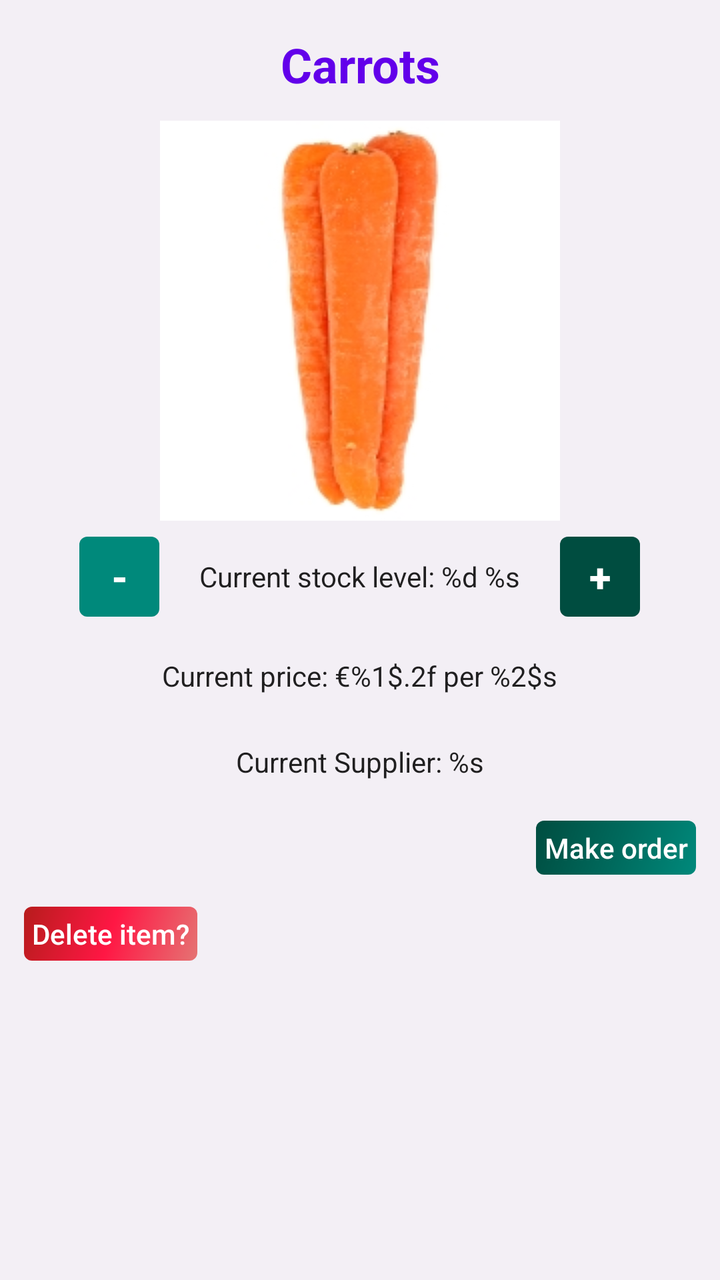
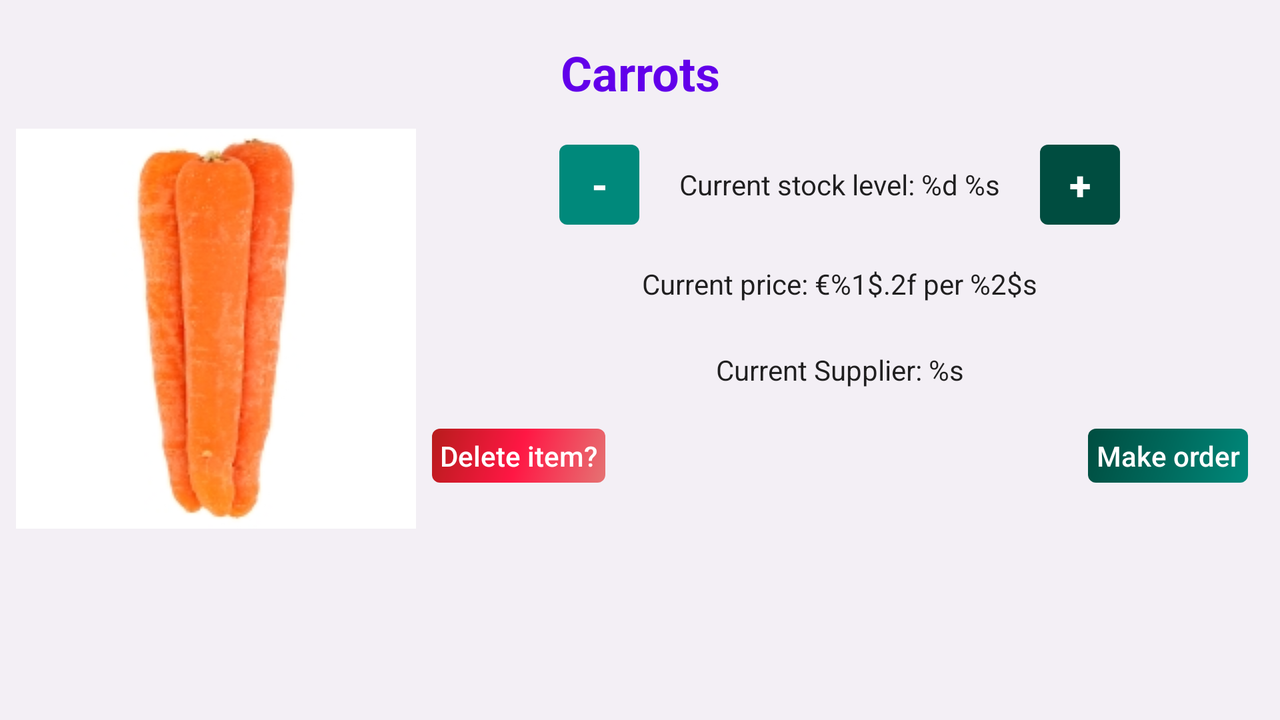

One screen, two layout resources from the same app: the default and the repository's alternative for another configuration. Each is rendered where Android would select it; the XML of both is given below.
<!-- AndroidManifest.xml: application theme AppTheme -->
<!-- res/layout/activity_product_details.xml -->
<?xml version="1.0" encoding="utf-8"?>
<ScrollView
    android:layout_width="match_parent"
    android:layout_height="match_parent"
    android:fillViewport="true"
    xmlns:tools="http://schemas.android.com/tools"
    xmlns:android="http://schemas.android.com/apk/res/android">

    <RelativeLayout
        xmlns:android="http://schemas.android.com/apk/res/android"
        xmlns:tools="http://schemas.android.com/tools"
        android:gravity="center_horizontal"
        android:padding="@dimen/list_item_view_padding"
        android:layout_width="match_parent"
        android:layout_height="wrap_content">

        <TextView
            android:id="@+id/product_name"
            style="@style/DetailHeaderStyle"
            tools:text="@string/placeholder_product_name"
            android:layout_alignParentTop="true"/>

        <ImageView
            android:id="@+id/product_image"
            android:contentDescription="@string/content_desc_product_img"
            android:layout_width="@dimen/detail_image_width_height"
            android:layout_height="@dimen/detail_image_width_height"
            tools:src="@drawable/carrots"
            android:layout_below="@id/product_name"
            android:layout_centerHorizontal="true"/>

        <TextView
            android:id="@+id/product_price"
            tools:text="@string/product_price"
            style="@style/DetailViewStyle"
            android:layout_centerHorizontal="true"
            android:layout_below="@+id/product_quantity_layout"/>

        <TextView
            android:id="@+id/product_supplier"
            tools:text="@string/product_supplier"
            style="@style/DetailViewStyle"
            android:layout_centerHorizontal="true"
            android:layout_below="@id/product_price"/>

        <TextView
            android:id="@+id/product_order_more"
            android:text="@string/order_product"
            style="@style/DetailsButtonStyle"
            android:layout_below="@id/product_supplier"
            android:layout_alignParentEnd="true"/>

        <LinearLayout
            android:id="@+id/product_quantity_layout"
            android:layout_below="@id/product_image"
            android:layout_alignParentEnd="true"
            android:layout_width="match_parent"
            android:layout_height="wrap_content"
            android:orientation="horizontal"
            android:gravity="center">

            <TextView
                android:id="@+id/product_decrease"
                style="@style/DetailsButtonStyle"
                android:background="@drawable/minus_button_background"
                android:textSize="20sp"
                android:textStyle="bold"
                android:layout_marginEnd="0dp"
                android:layout_marginStart="0dp"
                android:text="@string/product_decrease"/>

            <TextView
                android:id="@+id/product_quantity"
                tools:text="@string/product_quantity"
                style="@style/DetailViewStyle"/>

            <TextView
                android:id="@+id/product_increase"
                style="@style/DetailsButtonStyle"
                android:background="@drawable/plus_button_background"
                android:textSize="20sp"
                android:textStyle="bold"
                android:layout_marginEnd="0dp"
                android:layout_marginStart="0dp"
                android:text="@string/product_increase"/>
        </LinearLayout>

        <TextView
            android:id="@+id/delete_product"
            style="@style/DetailsButtonStyle"
            android:layout_width="wrap_content"
            android:layout_height="wrap_content"
            android:layout_below="@id/product_order_more"
            android:background="@drawable/button_delete_background"
            android:text="@string/product_delete"/>

    </RelativeLayout>
</ScrollView>
<!-- resources referenced by this layout -->
<resources>
  <dimen name="detail_image_width_height">200dp</dimen>
  <dimen name="list_item_view_padding">4dp</dimen>
  <!-- drawable minus_button_background (drawable) -->
  <?xml version="1.0" encoding="utf-8"?>
  <shape xmlns:android="http://schemas.android.com/apk/res/android"
         android:shape="rectangle">
      <corners
          android:radius="12px"
          android:topLeftRadius="12px"/>
      <size
          android:height="40dp"
          android:width="40dp"/>
      <solid android:color="@color/button_start_color"/>
  
  </shape>
  <!-- drawable plus_button_background (drawable) -->
  <?xml version="1.0" encoding="utf-8"?>
  <shape xmlns:android="http://schemas.android.com/apk/res/android"
         android:shape="rectangle">
      <corners android:radius="12px"/>
      <size
          android:height="40dp"
          android:width="40dp"/>
      <solid android:color="@color/button_end_color"/>
  
  
  </shape>
  <string name="content_desc_product_img">Product Image</string>
  <string name="order_product">Make order</string>
  <string name="placeholder_product_name">Carrots</string>
  <string name="product_decrease">-</string>
  <string name="product_delete">Delete item?</string>
  <string name="product_increase">+</string>
  <string name="product_price">
          Current price: €<xliff:g name="price" example="5.50">%1$.2f</xliff:g> per
          <xliff:g name="quantity_unit" example="kg">%2$s</xliff:g></string>
  <string name="product_quantity">
          Current stock level: <xliff:g name="quantity" example="150">%d</xliff:g>
          <xliff:g name="quantity_unit" example="kg">%s</xliff:g></string>
  <string name="product_supplier">
          Current Supplier: <xliff:g name="supplier" example="Ace Meats Ltd.">%s</xliff:g></string>
  <style name="DetailViewStyle">
          <item name="android:layout_width">wrap_content</item>
          <item name="android:layout_height">wrap_content</item>
          <item name="android:textAppearance">@android:style/TextAppearance.Material.Body1</item>
          <item name="android:padding">@dimen/detail_item_view_padding</item>
      </style>
  <style name="DetailsButtonStyle" parent="ListItemButtonStyle">
      </style>
  <style name="AppTheme" parent="Theme.AppCompat.Light.DarkActionBar">
          
          <item name="colorPrimary">@color/colorPrimary</item>
          <item name="colorPrimaryDark">@color/colorPrimaryDark</item>
          <item name="colorAccent">@color/colorAccent</item>
          <item name="android:colorBackground">@color/colorBackground</item>
          <item name="android:textAppearance">@style/StandardFontStyle</item>
      </style>
  <color name="button_delete_centre_color">#FF1744</color>
  <color name="button_delete_end_color">#B71C1C</color>
  <color name="button_delete_start_color">#E57373</color>
  <color name="button_start_color">#00897B</color>
  <color name="button_end_color">#004D40</color>
  <color name="list_item_header_text_color">#6200EA</color>
  <dimen name="detail_item_view_padding">12dp</dimen>
  <color name="colorPrimary">#163841</color>
  <color name="colorPrimaryDark">#1e2a59</color>
  <color name="colorAccent">#7d97d4</color>
  <color name="colorBackground">#F3EFF5</color>
  <style name="StandardFontStyle" parent="@android:style/TextAppearance.Medium">
          <item name="android:fontFamily">sans-serif</item>
          <item name="android:textColor">@color/base_font_color</item>
      </style>
  <color name="button_text_color">#FFFFFF</color>
  <dimen name="button_padding">4dp</dimen>
  <dimen name="list_item_view_drawable_padding">4dp</dimen>
  <dimen name="button_margin">8dp</dimen>
  <color name="base_font_color">#000000</color>
  <color name="button_centre_color">#00695C</color>
  <!-- some entries are left out for length -->
</resources>
<!-- res/layout-land/activity_product_details.xml (the repository's variant of the layout above) -->
<!-- drawn on the phone turned sideways -->
<?xml version="1.0" encoding="utf-8"?>
<ScrollView
    android:layout_width="match_parent"
    android:layout_height="match_parent"
    android:fillViewport="true"
    xmlns:tools="http://schemas.android.com/tools"
    xmlns:android="http://schemas.android.com/apk/res/android">

    <RelativeLayout
        xmlns:android="http://schemas.android.com/apk/res/android"
        xmlns:tools="http://schemas.android.com/tools"
        android:padding="@dimen/list_item_padding"
        android:layout_width="match_parent"
        android:layout_height="wrap_content">

        <TextView
            android:id="@+id/product_name"
            style="@style/DetailHeaderStyle"
            tools:text="@string/placeholder_product_name"
            android:layout_alignParentTop="true"
            android:layout_alignParentStart="true"
            android:gravity="start"/>

        <ImageView
            android:id="@+id/product_image"
            android:contentDescription="@string/content_desc_product_img"
            android:layout_width="@dimen/detail_image_width_height"
            android:layout_height="@dimen/detail_image_width_height"
            tools:src="@drawable/carrots"
            android:layout_below="@id/product_name"/>

        <RelativeLayout
            android:layout_width="wrap_content"
            android:layout_height="wrap_content"
            android:layout_toEndOf="@id/product_image"
            android:gravity="center_horizontal"
            android:layout_below="@id/product_name">

            <TextView
                android:id="@+id/product_price"
                tools:text="@string/product_price"
                style="@style/DetailViewStyle"
                android:layout_centerHorizontal="true"
                android:layout_below="@+id/product_quantity_layout"/>

            <TextView
                android:id="@+id/product_supplier"
                tools:text="@string/product_supplier"
                style="@style/DetailViewStyle"
                android:layout_centerHorizontal="true"
                android:layout_below="@id/product_price"/>

            <TextView
                android:id="@+id/product_order_more"
                android:text="@string/order_product"
                style="@style/DetailsButtonStyle"
                android:layout_below="@id/product_supplier"
                android:layout_alignParentEnd="true"/>

            <LinearLayout
                android:id="@+id/product_quantity_layout"
                android:layout_centerHorizontal="true"
                android:layout_width="wrap_content"
                android:layout_height="wrap_content"
                android:orientation="horizontal"
                android:gravity="center">

                <TextView
                    android:id="@+id/product_decrease"
                    style="@style/DetailsButtonStyle"
                    android:background="@drawable/minus_button_background"
                    android:textSize="20sp"
                    android:textStyle="bold"
                    android:layout_marginEnd="0dp"
                    android:layout_marginStart="0dp"
                    android:text="@string/product_decrease"/>

                <TextView
                    android:id="@+id/product_quantity"
                    tools:text="@string/product_quantity"
                    style="@style/DetailViewStyle"/>

                <TextView
                    android:id="@+id/product_increase"
                    style="@style/DetailsButtonStyle"
                    android:background="@drawable/plus_button_background"
                    android:textSize="20sp"
                    android:textStyle="bold"
                    android:layout_marginEnd="0dp"
                    android:layout_marginStart="0dp"
                    android:text="@string/product_increase"/>
            </LinearLayout>

            <TextView
                android:id="@+id/delete_product"
                style="@style/DetailsButtonStyle"
                android:layout_width="wrap_content"
                android:layout_height="wrap_content"
                android:layout_below="@id/product_supplier"
                android:background="@drawable/button_delete_background"
                android:text="@string/product_delete"/>

        </RelativeLayout>
    </RelativeLayout>
</ScrollView>
<!-- resources referenced by the variant -->
<!-- as the phone turned sideways resolves them -->
<resources>
  <dimen name="detail_image_width_height">200dp</dimen>
  <dimen name="list_item_padding">8dp</dimen>
  <!-- drawable minus_button_background (drawable) -->
  <?xml version="1.0" encoding="utf-8"?>
  <shape xmlns:android="http://schemas.android.com/apk/res/android"
         android:shape="rectangle">
      <corners
          android:radius="12px"
          android:topLeftRadius="12px"/>
      <size
          android:height="40dp"
          android:width="40dp"/>
      <solid android:color="@color/button_start_color"/>
  
  </shape>
  <!-- drawable plus_button_background (drawable) -->
  <?xml version="1.0" encoding="utf-8"?>
  <shape xmlns:android="http://schemas.android.com/apk/res/android"
         android:shape="rectangle">
      <corners android:radius="12px"/>
      <size
          android:height="40dp"
          android:width="40dp"/>
      <solid android:color="@color/button_end_color"/>
  
  
  </shape>
  <string name="content_desc_product_img">Product Image</string>
  <string name="order_product">Make order</string>
  <string name="placeholder_product_name">Carrots</string>
  <string name="product_decrease">-</string>
  <string name="product_delete">Delete item?</string>
  <string name="product_increase">+</string>
  <string name="product_price">
          Current price: €<xliff:g name="price" example="5.50">%1$.2f</xliff:g> per
          <xliff:g name="quantity_unit" example="kg">%2$s</xliff:g></string>
  <string name="product_quantity">
          Current stock level: <xliff:g name="quantity" example="150">%d</xliff:g>
          <xliff:g name="quantity_unit" example="kg">%s</xliff:g></string>
  <string name="product_supplier">
          Current Supplier: <xliff:g name="supplier" example="Ace Meats Ltd.">%s</xliff:g></string>
  <style name="DetailViewStyle">
          <item name="android:layout_width">wrap_content</item>
          <item name="android:layout_height">wrap_content</item>
          <item name="android:textAppearance">@android:style/TextAppearance.Material.Body1</item>
          <item name="android:padding">@dimen/detail_item_view_padding</item>
      </style>
  <style name="DetailsButtonStyle" parent="ListItemButtonStyle">
      </style>
  <style name="AppTheme" parent="Theme.AppCompat.Light.DarkActionBar">
          
          <item name="colorPrimary">@color/colorPrimary</item>
          <item name="colorPrimaryDark">@color/colorPrimaryDark</item>
          <item name="colorAccent">@color/colorAccent</item>
          <item name="android:colorBackground">@color/colorBackground</item>
          <item name="android:textAppearance">@style/StandardFontStyle</item>
      </style>
  <color name="button_delete_centre_color">#FF1744</color>
  <color name="button_delete_end_color">#B71C1C</color>
  <color name="button_delete_start_color">#E57373</color>
  <color name="button_start_color">#00897B</color>
  <color name="button_end_color">#004D40</color>
  <color name="list_item_header_text_color">#6200EA</color>
  <dimen name="detail_item_view_padding">12dp</dimen>
  <color name="colorPrimary">#163841</color>
  <color name="colorPrimaryDark">#1e2a59</color>
  <color name="colorAccent">#7d97d4</color>
  <color name="colorBackground">#F3EFF5</color>
  <style name="StandardFontStyle" parent="@android:style/TextAppearance.Medium">
          <item name="android:fontFamily">sans-serif</item>
          <item name="android:textColor">@color/base_font_color</item>
      </style>
  <color name="button_text_color">#FFFFFF</color>
  <dimen name="button_padding">4dp</dimen>
  <dimen name="list_item_view_drawable_padding">4dp</dimen>
  <dimen name="button_margin">8dp</dimen>
  <color name="base_font_color">#000000</color>
  <color name="button_centre_color">#00695C</color>
  <!-- some entries are left out for length -->
</resources>
